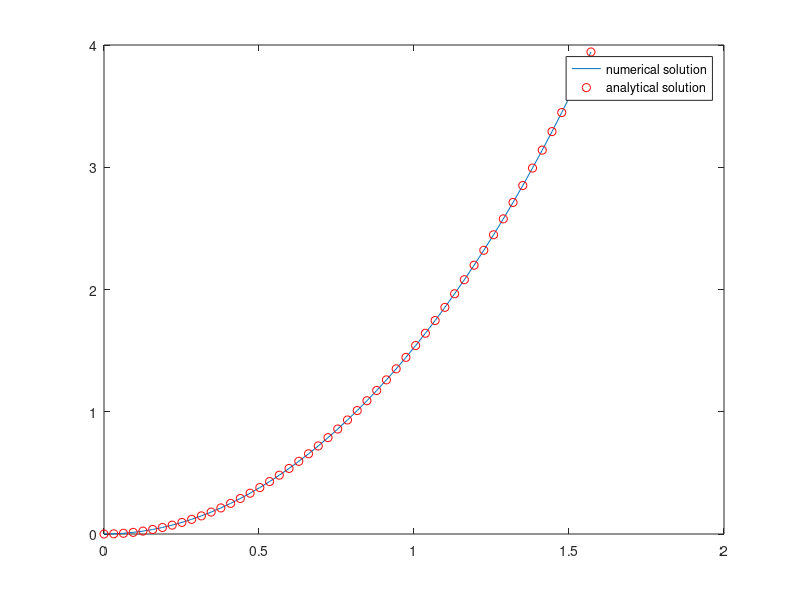

Write the MATLAB code that produced this figure.
function ForcedHarmonicOscillator()

xspan = 0:pi/100:pi/2;
y0(1) = 0; 
y0(2) = 0;

[x y] = ode45(@dzdx, xspan, y0);


%You must modify the 'answer' variable so that your
%analytic solution matches the numerical solution
answer =  ((-1+i.*sqrt(3))/2).*exp(x.*((-1/2)+i.*(sqrt(3))/2))+(-(1+i.*sqrt(3))/2).*exp(x.*((-1/2)-i.*(sqrt(3))/2))+exp(x);
plot(x, y(:,1));
hold on; 
plot(x, answer, 'ro')
legend('numerical solution', 'analytical solution')
end

function zp = dzdx(x, z)

zp(1) = z(2);
zp(2) = -zp(1)-z(1) +3.*exp(x);

zp=zp';
end

%Modify the forcing function to give the solution to problem
function f = forcing(x)
f=0;
end
